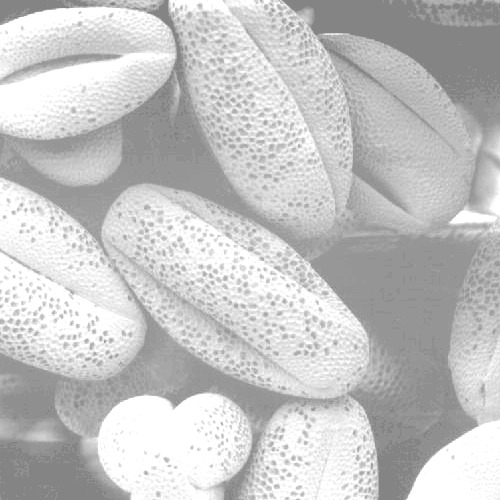
#> input picture ipi/t2/trabalho/exemplos-python/limiarizacao/brigther_pollen.tif, 500 x 500 px
$ python limiarizacao.py
#> lines starting #> are read from the running program, lines starting #| are printed output that depends on the picture; after the words box and inside, x2 and y2 are one past the last pixel; in counts of white or black regions, pixels touching at a corner belong together
import numpy as np
import matplotlib.pyplot as plt

def limiariza(img, a, b):
    img_th = np.zeros(img.shape, dtype=np.uint8)
    img_th[(img > a) & (img < b)] = 255
    return img_th

if __name__ == '__main__':
    img = plt.imread("brigther_pollen.tif")
#> img is the input picture: shape (500, 500); min 132, max 255, mean 196.4
    img_out = limiariza(img, 180, 230)
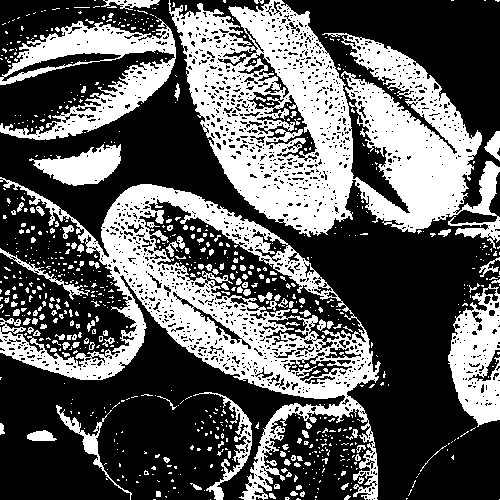
#> img_out: shape (500, 500); 36.7% white; 786 white regions (663 under 20 px), largest, box (x1, y1, x2, y2) and area: (168, 0, 500, 249) 39017, (0, 177, 381, 500) 27892, (0, 18, 176, 140) 7793

     #plota lado a lado
    fig, axs = plt.subplots(1,2)
    axs[0].axis('off')
    axs[0].set_title('Original')
    axs[0].imshow(img, cmap = 'gray', vmin=0, vmax=255)
    axs[1].axis('off')
    axs[1].set_title('Equalizada')
    axs[1].imshow(img_out, cmap='gray', vmin=0, vmax=255)
    plt.show()
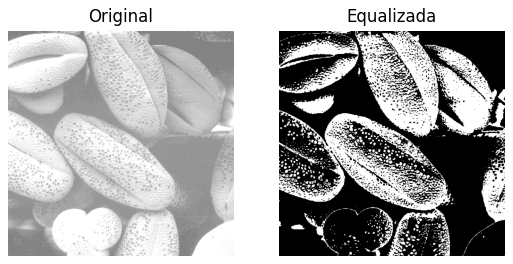
#> figure drawn by matplotlib, 2 panels
